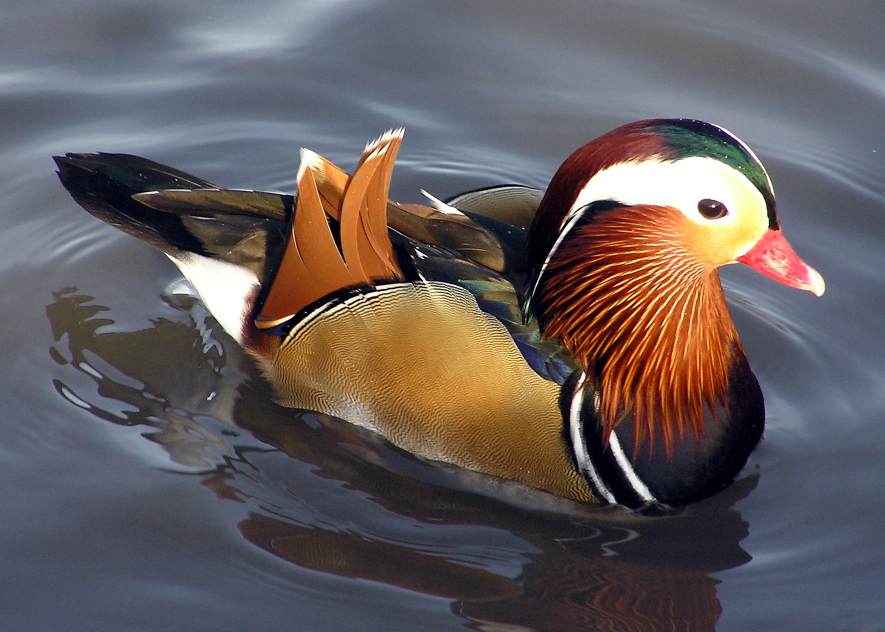
%> input picture Mita_Playground/duck.jpg, 1770 x 1264 px (shown at 1/2 size)
$ octave test3.m   (GNU Octave 9; MATLAB toolbox functions it lacks are replaced by stand-ins)
%> lines starting %> are read from the running program, lines starting %| are printed output that depends on the picture

A=imread('duck.jpg');
%> A is the input picture: size 1264x1770x3 uint8; mean R, G, B 100.3, 92.2, 92.9
B=rgb2gray(A);
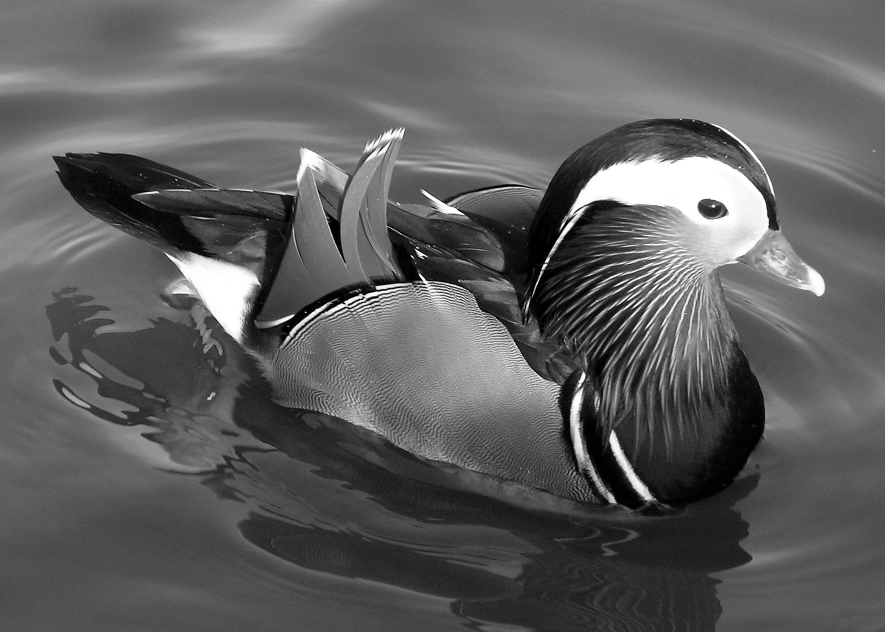
%> B: size 1264x1770 uint8 (shown at 1/2 size); min 0, max 255, mean 94.7
disp('Image file read successful');
%figure,imshow(B),title('org');

w = 176;
h = 144;
C=imresize(B,[w h]);
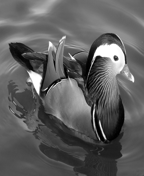
%> C: size 176x144 uint8; min 0, max 255, mean 94.7
figure,imshow(C),title('croped');
d=reshape(C,1,[]);
disp('Reshapping done');
fid = fopen('img.txt', 'wt');
fprintf(fid, '%8d\n', d);
disp('Text file write done');disp('');
fclose(fid);

fidh = fopen('img.txt');
Ah = fscanf(fidh, '%g %g', [1 inf]);
disp('Text file read done');
fclose(fidh);
S1h= vec2mat(Ah,w,h);
disp('Vector conversion done');
        %c=imresize(S1,[128 128]);
Sh= transpose(S1h);
Jh=uint8(Sh);
disp('Image is ready');
imwrite(Jh,['newimage','.jpg']);
figure,imshow(Jh),title('IMAGE from TEXT file');

$ run again, with Mita_Playground/test.bmp saved as Mita_Playground/duck.jpg
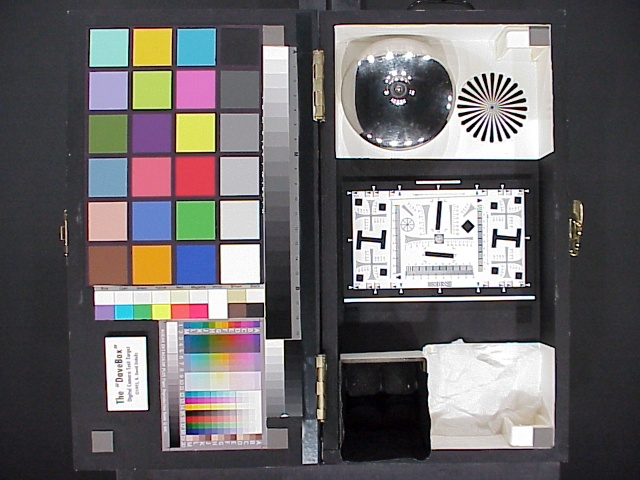
%> input picture Mita_Playground/test.bmp, 640 x 480 px
%> A is the input picture: size 480x640x3 uint8; mean R, G, B 106.4, 102.9, 104.4
%> `B=rgb2gray(A);`:
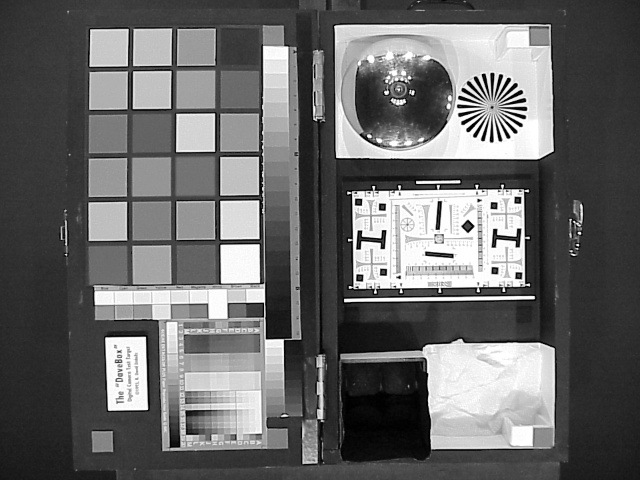
%> B: size 480x640 uint8; min 0, max 255, mean 104.1
%> `C=imresize(B,[w h]);`:
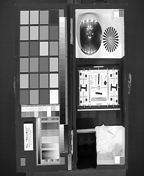
%> C: size 176x144 uint8; min 0, max 255, mean 104.1
